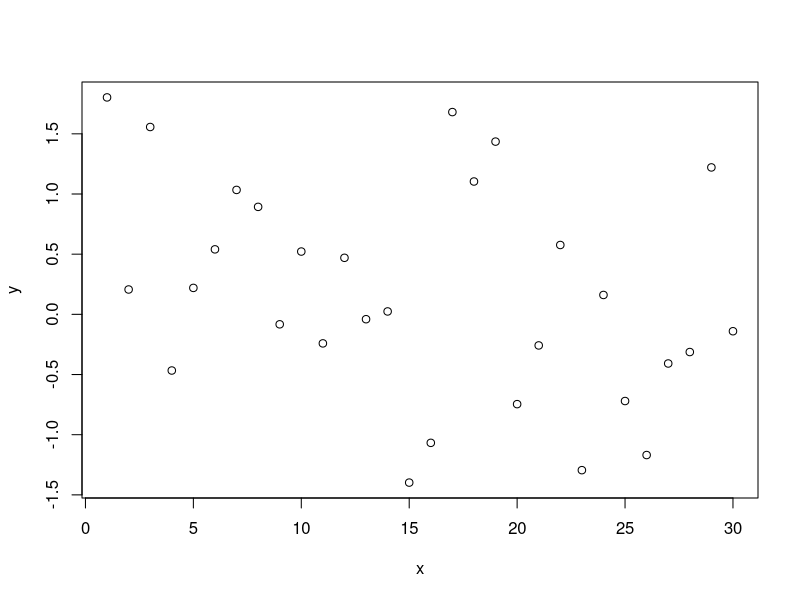
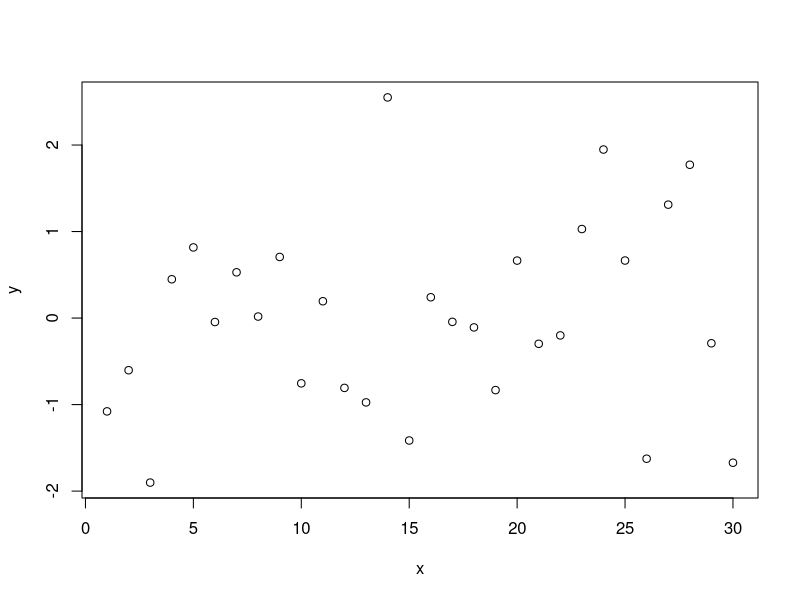

The R script that drew these images, in order:
#test

df <- data.frame(x=1:30, y=rnorm(30))
plot(y ~ x, data=df)

df2 <- data.frame(x=1:30, y=rnorm(30))
plot(y ~ x, data=df2)
